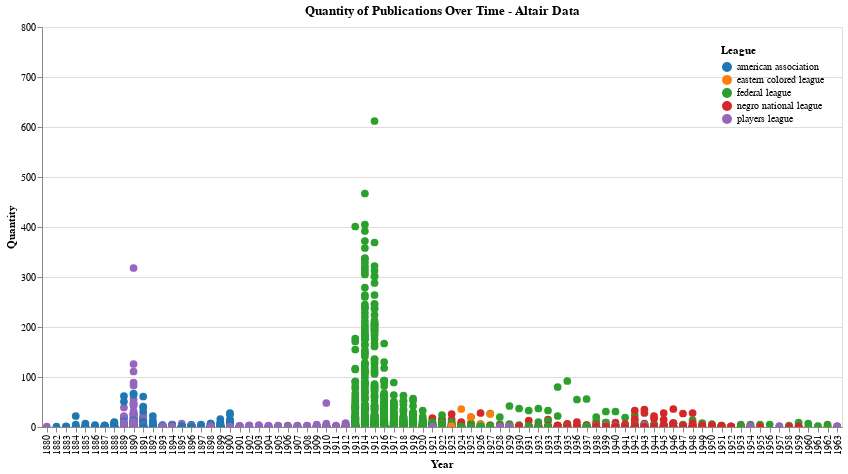

Write notebook code for a chart like this one.
### Markdown cell above
### Altair charts:
- ##### Below are charts of our 5 leagues and the respected data.
    - Try clicking on the legend key for specific league and their newspaper data!

### Code cell
# Enable the use of larger datasets in Altair
alt.data_transformers.disable_max_rows()

# Define the file paths and their corresponding labels
file_paths = {
    '../chroniclingamerica_csv/pl_data.csv': 'PL',
    '../chroniclingamerica_csv/nnl_data.csv': 'NNL',
    '../chroniclingamerica_csv/fl_data.csv': 'FL',
    '../chroniclingamerica_csv/ecl_data.csv': 'ECL',
    '../chroniclingamerica_csv/aa_data.csv': 'AA'
}

# Initialize an empty DataFrame to store all data
all_data = pd.DataFrame()

# Load and concatenate data from all CSV files
for file_path, label in file_paths.items():
    df = pd.read_csv(file_path, skiprows=1, names=['Newspaper', 'League', 'Date', 'URL'])
    if label == 'AA':
        df = df[(df['Date'] >= '1881-01-01') & (df['Date'] <= '1900-12-31')]  # Filter by active years in aa_data.csv
    df['Source'] = label  # Add a column to identify the source file
    all_data = pd.concat([all_data, df], ignore_index=True)

# Ensure the 'Date' column is in datetime format
all_data['Date'] = pd.to_datetime(all_data['Date'], errors='coerce')

# Drop rows with invalid dates
all_data = all_data.dropna(subset=['Date'])

# Group by year, newspaper, league, and source, and count the number of publications
all_data['Year'] = all_data['Date'].dt.year
publications_per_year = all_data.groupby(['Year', 'Newspaper', 'League', 'Source']).size().reset_index(name='Quantity')

chart

### Figure 1 — Vega-Lite specification as saved in the notebook (floating-point values rounded to 4 significant figures; data arrays with more than 128 entries replaced by an {"elided": "..."} marker saying what was removed)
{"config": {"view": {"continuousWidth": 300, "continuousHeight": 300}}, "data": {"name": "data-11e4962cf5c8d3bcded86f80ac518c83"}, "mark": {"type": "circle", "size": 60}, "encoding": {"color": {"field": "League", "legend": {"orient": "top-right", "title": "League"}, "scale": {"scheme": "category10"}, "type": "nominal"}, "opacity": {"condition": {"param": "param_16", "value": 1}, "value": 0.05}, "tooltip": [{"field": "Year", "type": "quantitative"}, {"field": "Quantity", "type": "quantitative"}, {"field": "Newspaper", "type": "nominal"}, {"field": "League", "type": "nominal"}, {"field": "Source", "type": "nominal"}], "x": {"field": "Year", "type": "ordinal"}, "y": {"field": "Quantity", "scale": {"domain": [0, 800]}, "type": "quantitative"}}, "height": 400, "params": [{"name": "param_16", "select": {"type": "point", "fields": ["League"]}, "bind": "legend"}, {"name": "param_17", "select": {"type": "interval", "encodings": ["x", "y"]}, "bind": "scales"}], "title": "Quantity of Publications Over Time - Altair Data", "width": 800, "$schema": "https://vega.github.io/schema/vega-lite/v5.8.0.json", "datasets": {"data-11e4962cf5c8d3bcded86f80ac518c83": {"elided": "2987 records"}}}
